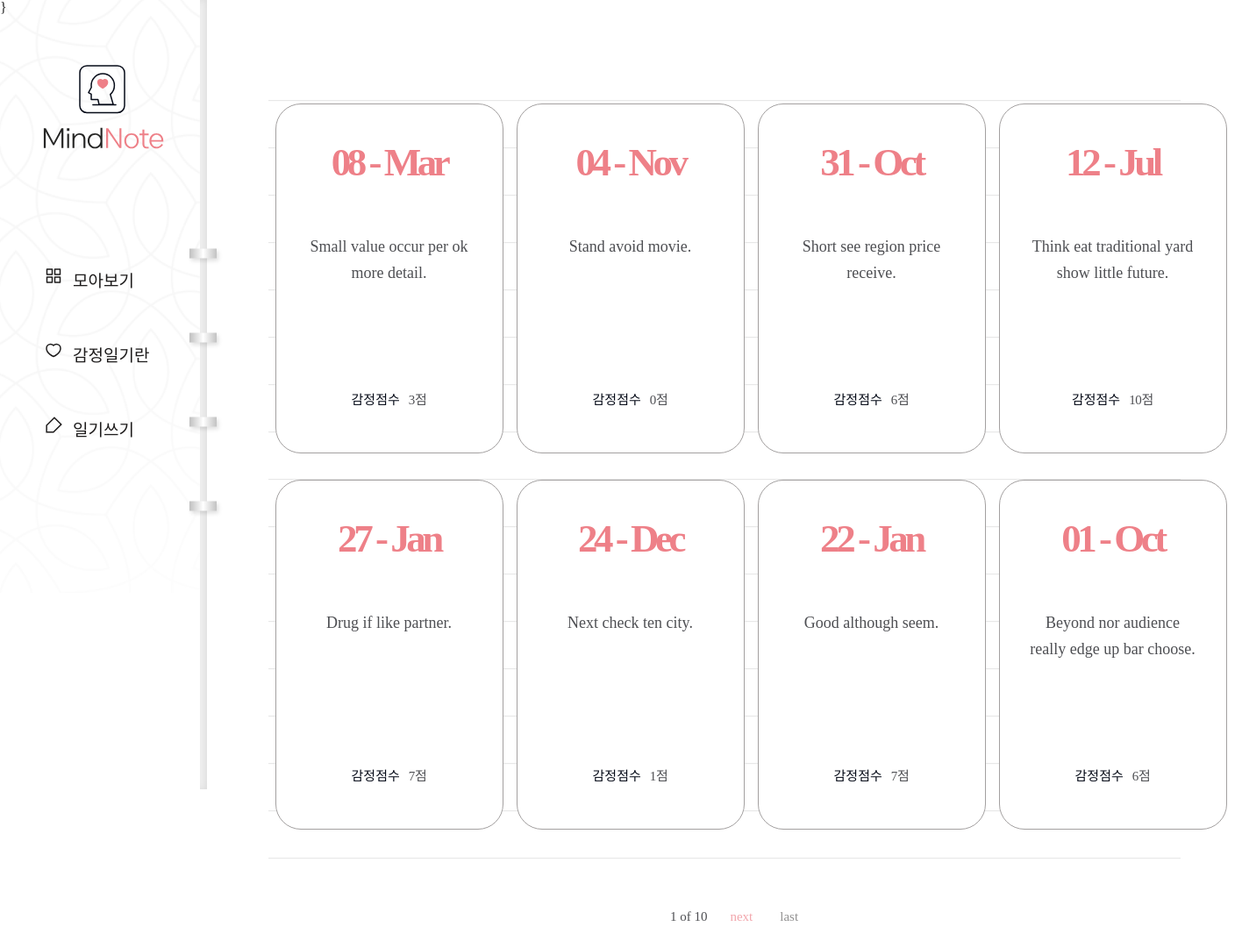
The app's page /diary/, older data.
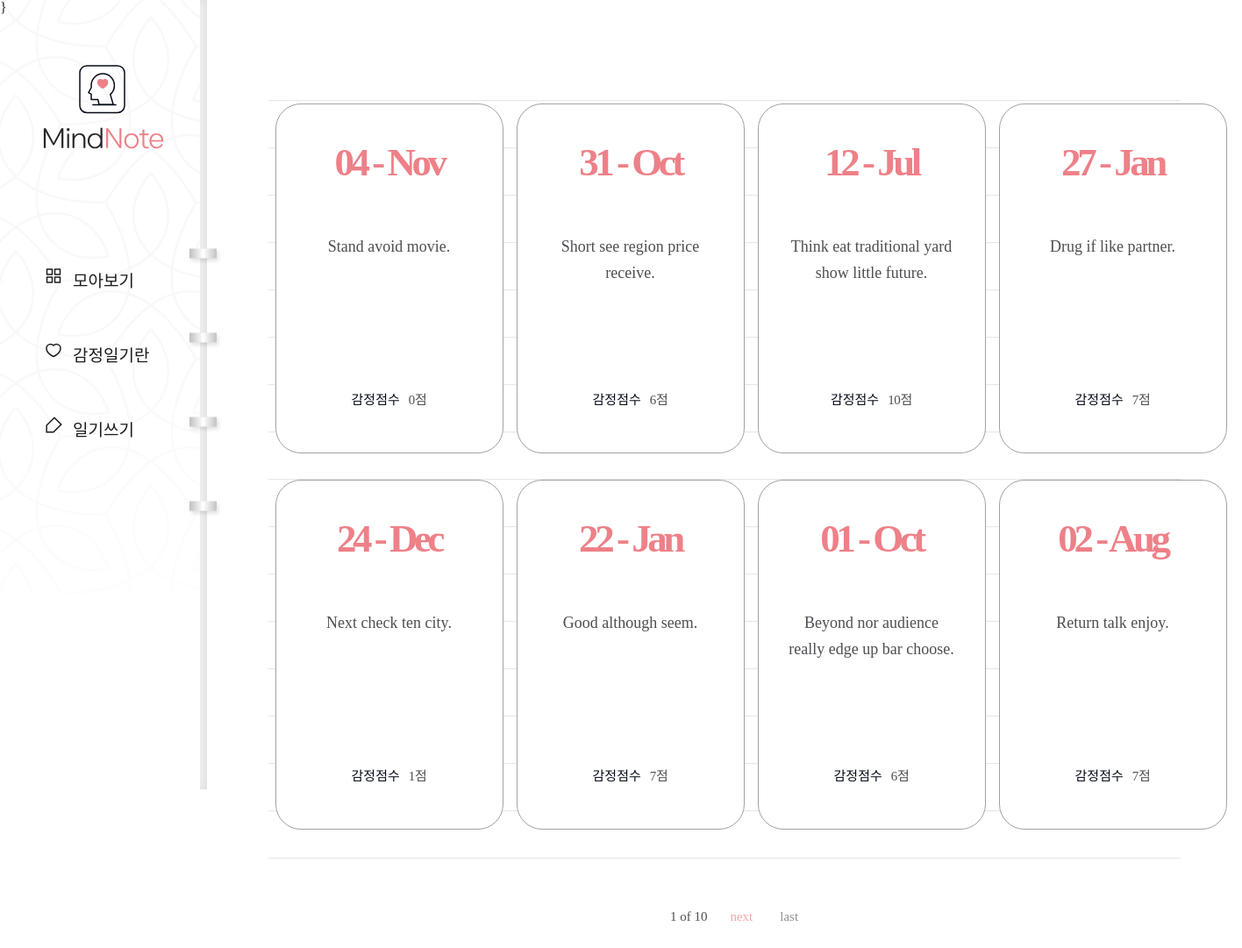
The same page, newer data.
### diary/models.py (models this page shows, shortened)
class Page(models.Model):
    title = models.CharField(max_length=100, validators=[validate_no_hash])
    content = models.TextField(validators=[validate_no_hash])
    feeling = models.CharField(max_length=80, validators=[validate_no_hash, validate_no_numbers])
    score = models.IntegerField(validators = [validate_score])
    dt_created = models.DateTimeField(auto_now_add=True)

### diary/views.py (the view)
# urls.py: path('diary/',views.PageListView.as_view(), name = 'page-list'),
class PageListView(ListView):
    model = Page
    template_name = 'diary/page_list.html'
    conetext_object_name = 'obj'
    ordering = ['-dt_created']
    paginate_by = 8
    page_kwarg = 'page'

### diary/templates/diary/page_list.html (shortened to what this page needs)
{% extends './base.html' %}
{% block content %}}
    <div class="wrap-note">
        <div class="note">
            <div class="note-list">
                {% if page_obj.object_list %}
                    <ul>
                        {% for obj in page_obj.object_list %}
                        <li>
                            <a href="{% url 'page-detail' obj.id %}">
                            <div class="date">
                                <span>{{obj.dt_created|date:"d - M"}}</span>
                            </div>
                            <h2>{{obj.title}}</h2>
                            <div class="score">
                                <p>감정점수</p>
                                <span>{{obj.score}}점</span>
                            </div></a>
                        </li>
                        {% endfor %}
                    </ul>
                {% endif %}
            </div>
            <div class="paging">
                <span>
                    <p>{{page_obj.number}} of {{page_obj.paginator.num_pages}}</p>
                </span>
                {% if page_obj.has_next %}
                    <a href="?page={{page_obj.next_page_number}}" class = "next">next</a>
                    <a href="?page={{page_obj.paginator.num_pages}}" class="last">last</a>
                {% endif %}
            </div>
        </div>
    </div>
{% endblock content %}

Row changes from the older to the newer data that the page shows:
removed Page: dt_created "08 - Mar", title "Small value occur per ok more detail.", score "3"
now on this page (row unchanged): Page: dt_created "02 - Aug", title "Return talk enjoy.", score "7"
